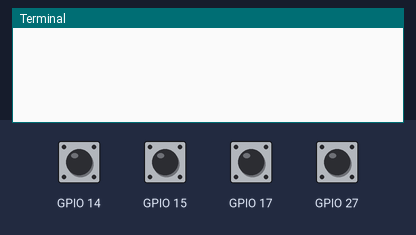
A program run on a simulated Raspberry Pi (BCM pin numbers). Shown: the last lines printed to the terminal. The inputs (shaded band) are chosen by the test bench; at power-on: GPIO 14, GPIO 15, GPIO 17, GPIO 27 HIGH. The clock reads 2024-03-15 10:24:30 at power-on unless the program sets it.

Above: at 1.2 s.
1.3 s: GPIO 14 pulled LOW for 0.15 s
At 2.4 s:
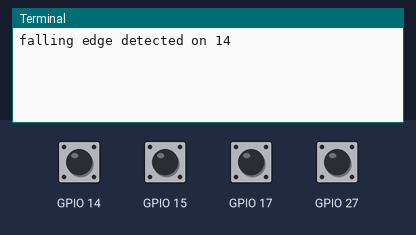
2.9 s: GPIO 15 pulled LOW for 0.15 s
At 3.6 s:
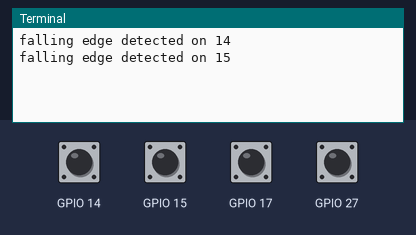
4.5 s: GPIO 17 pulled LOW for 0.15 s
At 5.8 s:
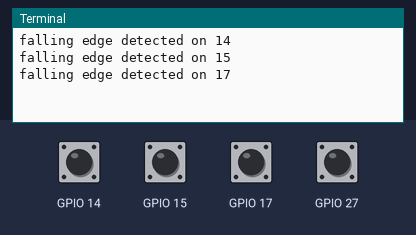
6.1 s: GPIO 27 pulled LOW for 0.15 s
At 7.2 s:
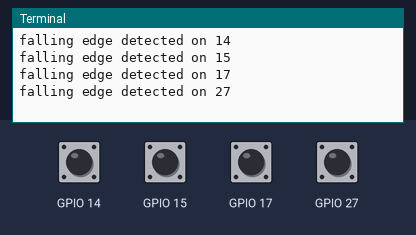
Timing chart, 0 to 8.7 s (numbered marks = the images above; inputs shaded):
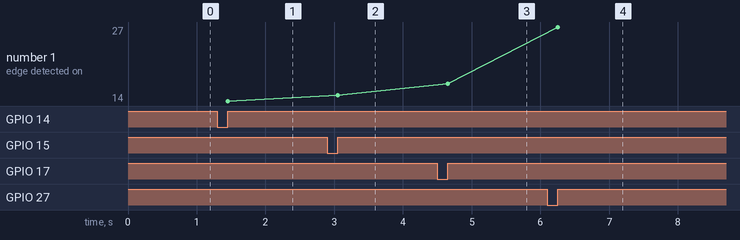

The program:

interrupt2.py
```python
#!/usr/bin/env python2.7
import RPi.GPIO as GPIO
import time


def get_time_elapsed(timer):
	timeNow = time.time()*1000
	timePassed = timeNow - timer

	return int(timePassed)


# now we'll define two threaded callback functions
# these will run in another thread when our events are detected
def my_callback1(channel):
    print("falling edge detected on 27")
    global counter1
    counter1 = counter1 + 1

    timePassed1 = get_time_elapsed(time1)

    if timePassed1 % 1000 == 0:
		rotation1 = (counter1 / 20) * 60
		print("Motor Speed: ", rotation1, " RPM")
		counter1 = 0


def my_callback2(channel):
    print("falling edge detected on 14")
    global counter2
    counter2 = counter2 + 1

    timePassed2 = get_time_elapsed(time2)

    if timePassed2 % 1000 == 0:
		rotation2 = (counter2 / 20) * 60
		print("Motor Speed: ", rotation2, " RPM")
		counter2 = 0

def my_callback3(channel):
    print("falling edge detected on 15")
    global counter3
    counter3 = counter3 + 1

    timePassed3 = get_time_elapsed(time3)

    if timePassed3 % 1000 == 0:
		rotation3 = (counter3 / 20) * 60
		print("Motor Speed: ", rotation3, " RPM")
		counter3 = 0

def my_callback4(channel):
    print("falling edge detected on 17")
    global counter4
    counter4 = counter4 + 1

    timePassed4 = get_time_elapsed(time4)

    if timePassed4 % 1000 == 0:
		rotation4 = (counter4 / 20) * 60
		print("Motor Speed: ", rotation4, " RPM")
		counter4 = 0


if __name__ == '__main__':

	GPIO.setmode(GPIO.BCM)

	# GPIO 27, 14, 15, 17 & 18 set up as inputs, pulled up to avoid false detection.
	# Both ports are wired to connect to GND on button press.
	# So we'll be setting up falling edge detection for both
	GPIO.setup(27, GPIO.IN, pull_up_down=GPIO.PUD_UP)
	GPIO.setup(14, GPIO.IN, pull_up_down=GPIO.PUD_UP)
	GPIO.setup(15, GPIO.IN, pull_up_down=GPIO.PUD_UP)  # correct
	GPIO.setup(17, GPIO.IN, pull_up_down=GPIO.PUD_UP)  # correct


	counter1 = 0
	counter2 = 0
	counter3 = 0
	counter4 = 0

	time1 = time.time()*1000
	time2 = time.time()*1000
	time3 = time.time()*1000
	time4 = time.time()*1000

	# when a RISING edge is detected on port 23, regardless of whatever
	# else is happening in the program, the function my_callback2 will be run
	# 'bouncetime=300' includes the bounce control written into interrupts2a.py
	GPIO.add_event_detect(27, GPIO.RISING, callback=my_callback1, bouncetime=1)
	GPIO.add_event_detect(14, GPIO.RISING, callback=my_callback2, bouncetime=1)
	GPIO.add_event_detect(15, GPIO.RISING, callback=my_callback3, bouncetime=1)
	GPIO.add_event_detect(17, GPIO.RISING, callback=my_callback4, bouncetime=1)


	while True:
		a = 2


	GPIO.cleanup()
```

Measured:
- after the input at 1.3 s, the terminal: prints a new line after 0.15 s (image 1)
- after the input at 2.9 s, the terminal: prints a new line after 0.15 s (image 2)
- after the input at 4.5 s, the terminal: prints a new line after 0.15 s (image 3)
- after the input at 6.1 s, the terminal: prints a new line after 0.15 s (image 4)
- plotted number 1: 14 → 15 after the input at 2.9 s, 15 → 17 after the input at 4.5 s, 17 → 27 after the input at 6.1 s
